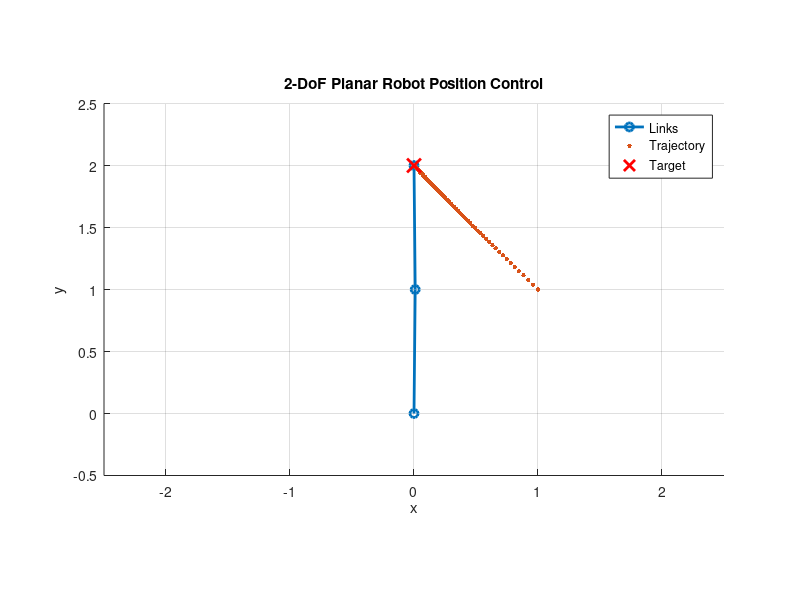

Write the MATLAB code that produced this figure.
% two_dof_planar_robot_positions_control.m

clear; close all; clc;

% --- Robot link lengths and initial/target ---
l1 = 1;
l2 = 1;
q = [0; pi/2];          
p_target = [0; 2];      

% --- Inline forward kinematics and Jacobian ---
fk = @(q,l1,l2) [ ...
    l1*cos(q(1)) + l2*cos(q(1)+q(2)); ...
    l1*sin(q(1)) + l2*sin(q(1)+q(2)) ];

jacobian = @(q,l1,l2) [ ...
   -l1*sin(q(1)) - l2*sin(q(1)+q(2)),   -l2*sin(q(1)+q(2)); ...
    l1*cos(q(1)) + l2*cos(q(1)+q(2)),    l2*cos(q(1)+q(2)) ];

% --- Controller settings ---
dt   = 0.02;      
gain = 2.0;       
tol  = 1e-4;     
max_steps = 2000; 
trajP = [];       

figure; hold on; axis equal; grid on;

% --- Control loop ---
for k = 1:max_steps
    p = fk(q,l1,l2);          
    e = p_target - p;          
    trajP(:,end+1) = p; 
    if norm(e) < tol, break; end

    J = jacobian(q,l1,l2);    
    qdot = pinv(J) * (gain * e);  
    q = q + dt * qdot;         

    % --- Plot robot and trajectory ---
    if mod(k,10)==0 || k==1
        clf; hold on; axis equal; grid on;

        th1 = q(1); th2 = q(2);
        p0 = [0;0];
        p1 = [l1*cos(th1); l1*sin(th1)];
        p2 = [l1*cos(th1)+l2*cos(th1+th2); l1*sin(th1)+l2*sin(th1+th2)];
        plot([p0(1) p1(1) p2(1)], [p0(2) p1(2) p2(2)], '-o', 'LineWidth', 2);

        R = l1 + l2 + 0.5;
        xlim([-R R]); ylim([-0.5 R]);
        plot(trajP(1,:), trajP(2,:), '.', 'MarkerSize', 10);
        plot(p_target(1), p_target(2), 'rx', 'LineWidth', 2, 'MarkerSize', 10);
        xlabel('x'); ylabel('y'); title('2-DoF Planar Robot Position Control');
        legend('Links','Trajectory','Target','Location','best');
        drawnow;
    end
end

% --- Results ---
disp('Final joint angles [rad]:');
disp(q(:).');
disp('Final end-effector position [x y]:');
disp(fk(q,l1,l2).');